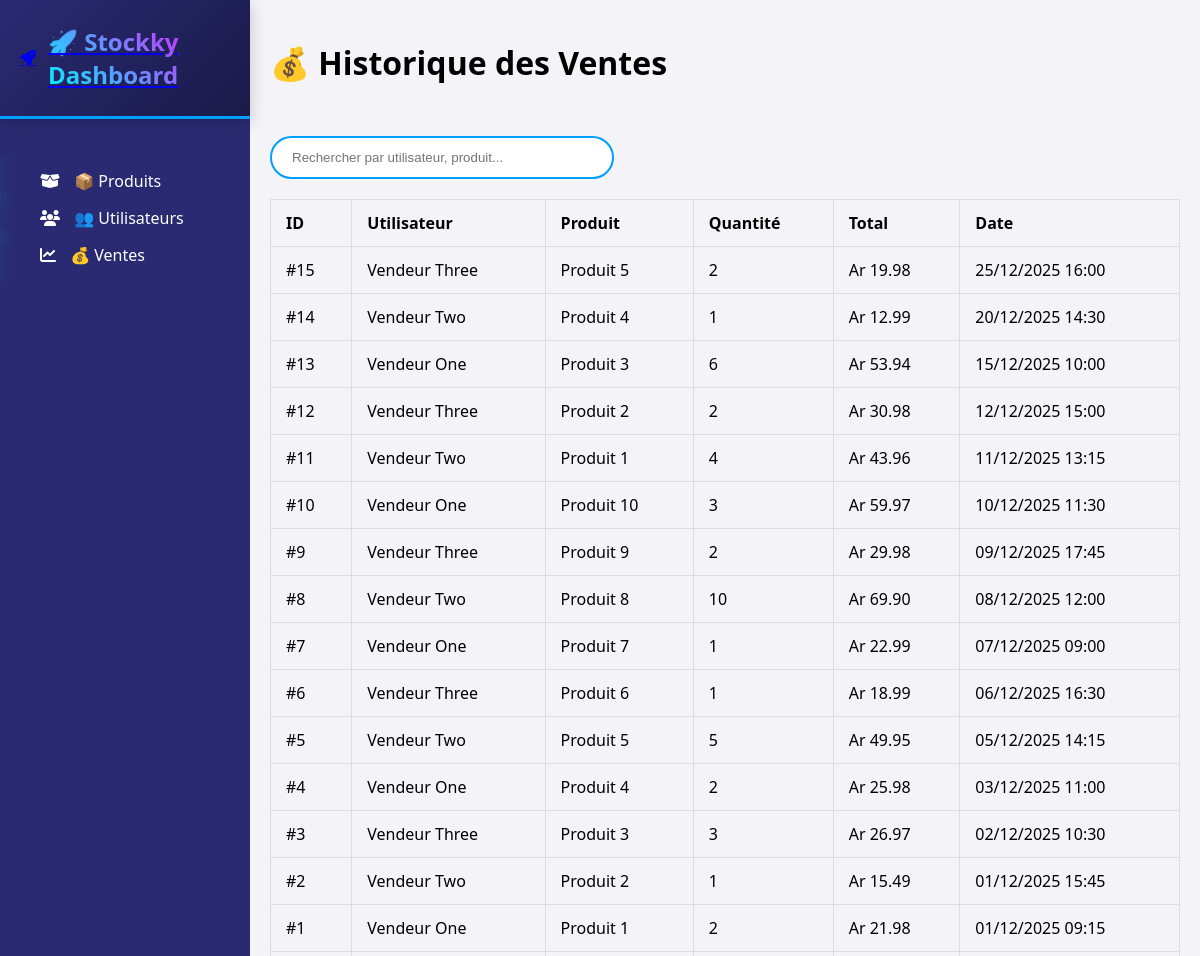
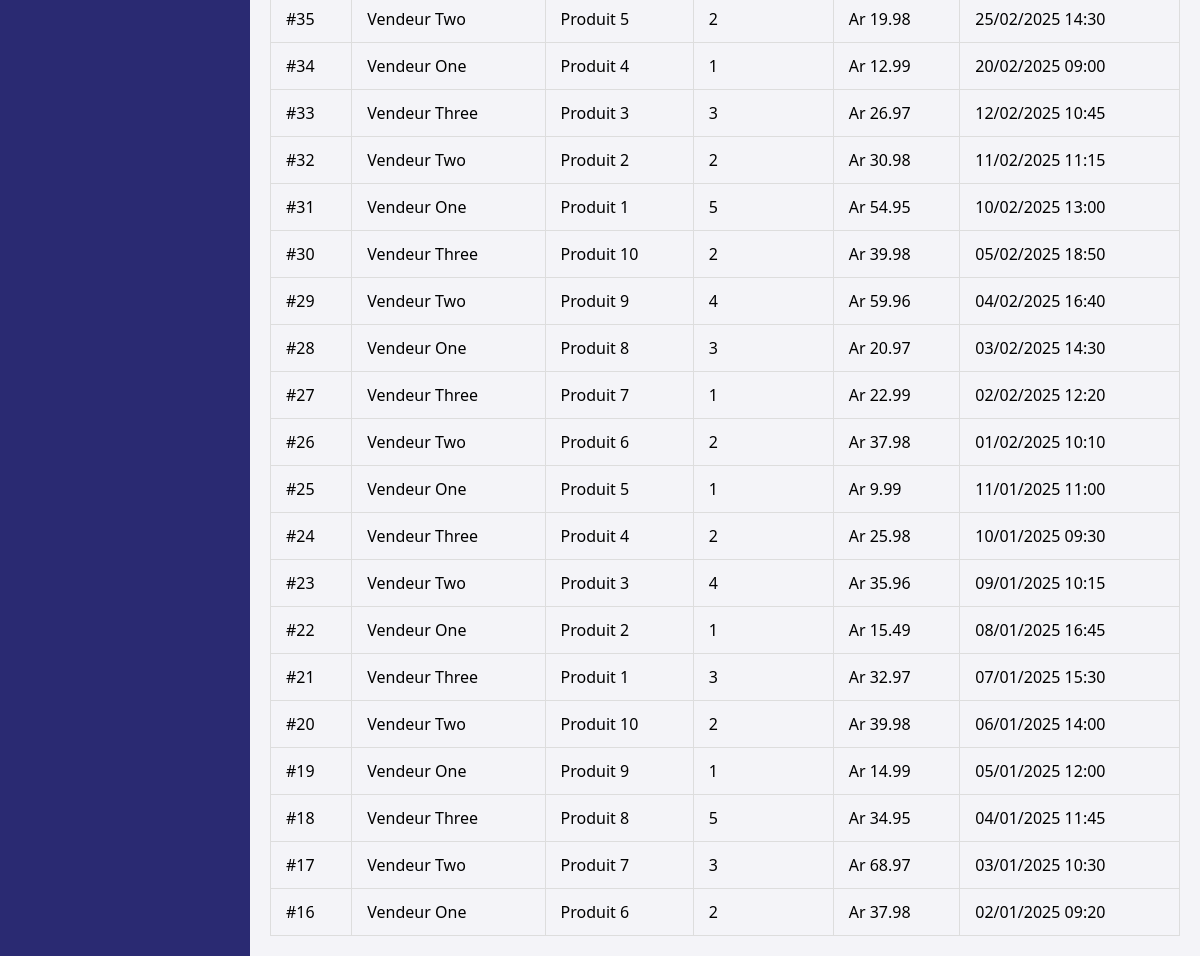
The page /sales.php on the database its author committed (2 pictures, top to bottom).
### tables this page shows
CREATE TABLE IF NOT EXISTS Ventes (
    id INT PRIMARY KEY AUTO_INCREMENT,
    user_id INT NOT NULL,
    product_id INT NOT NULL,
    quantite INT NOT NULL,
    prix_total DECIMAL(10,2) NOT NULL,
    created_at DATETIME DEFAULT CURRENT_TIMESTAMP,
    FOREIGN KEY (user_id) REFERENCES Utilisateur(id),
    FOREIGN KEY (product_id) REFERENCES Produit(id)
);

CREATE TABLE IF NOT EXISTS Utilisateur (
    id INT PRIMARY KEY AUTO_INCREMENT,
    nom VARCHAR(100) NOT NULL,
    email VARCHAR(100) UNIQUE NOT NULL,
    mot_de_passe VARCHAR(255) NOT NULL,
    role ENUM('admin', 'vendeur') DEFAULT 'vendeur',
    created_at DATETIME DEFAULT CURRENT_TIMESTAMP
);

CREATE TABLE IF NOT EXISTS Produit (
    id INT PRIMARY KEY AUTO_INCREMENT,
    nom VARCHAR(100) NOT NULL,
    categorie VARCHAR(50) NOT NULL,
    reference VARCHAR(50) NOT NULL,
    prix DECIMAL(10,2) NOT NULL,
    quantite INT NOT NULL DEFAULT 0,
    fournisseur VARCHAR(100),
    created_at DATETIME DEFAULT CURRENT_TIMESTAMP,
    updated_at DATETIME ON UPDATE CURRENT_TIMESTAMP
);

### sales.php (the view, shortened to what this page needs)
<?php
require_once 'includes/db.php';
try {
    $stmt = $pdo->query("SELECT v.*, u.nom AS user_nom, p.nom AS product_nom
                          FROM Ventes v
                          JOIN Utilisateur u ON v.user_id = u.id
                          JOIN Produit p ON v.product_id = p.id
                          ORDER BY v.created_at DESC");
    $sales = $stmt->fetchAll(PDO::FETCH_ASSOC);
} catch(PDOException $e) {
    die("Erreur de base de données : " . $e->getMessage());
}
?>
<!DOCTYPE html>
<html lang="fr">
<head>
    <link rel="stylesheet" href="/fonts/css/all.css">
    <link rel="stylesheet" href="styles/dashboard.css">
</head>
<body>
    <?php include 'includes/sidebar.php'; ?>
    <div class="main-content">
        <header class="dashboard-header">
            <h1>💰 Historique des Ventes</h1>
        </header>
        <div class="search-bar">
            <input type="text" id="salesSearch" placeholder="Rechercher par utilisateur, produit...">
        </div>
        <div class="table-container">
            <table class="animated-table">
                <thead>
                    <tr>
                        <th>ID</th>
                        <th>Utilisateur</th>
                        <th>Produit</th>
                        <th>Quantité</th>
                        <th>Total</th>
                        <th>Date</th>
                    </tr>
                </thead>
                <tbody id="salesTable">
                    <?php foreach ($sales as $sale): ?>
                    <tr data-id="<?= $sale['id'] ?>">
                        <td>#<?= $sale['id'] ?></td>
                        <td><?= htmlspecialchars($sale['user_nom']) ?></td>
                        <td><?= htmlspecialchars($sale['product_nom']) ?></td>
                        <td><?= $sale['quantite'] ?></td>
                        <td>Ar <?= number_format($sale['prix_total'], 2) ?></td>
                        <td><?= date('d/m/Y H:i', strtotime($sale['created_at'])) ?></td>
                    </tr>
                    <?php endforeach; ?>
                </tbody>
            </table>
        </div>
    </div>
</body>
</html>

### styles/dashboard.css (style rules this page uses)
:root { --primary: #2A2A72; --secondary: #009FFD; --accent: #FF0076; --light: #F4F4F8; }
body { margin: 0; font-family: 'Segoe UI', sans-serif; background: var(--light); }
.main-content { margin-left: 250px; transition: 0.3s; padding: 20px; }
.dashboard-header { display: flex; justify-content: space-between; align-items: center; margin-bottom: 30px; }
.search-bar { display: flex; gap: 15px; margin-bottom: 25px; }
.search-bar input { padding: 12px 20px; border: 2px solid var(--secondary); border-radius: 25px; width: 300px; transition: all 0.3s ease; }
.animated-table { width: 100%; border-collapse: collapse; animation: slideIn 0.5s ease-out; }
.animated-table tr { border-bottom: 1px solid #eee; transition: all 0.3s ease; }

### sales.php (style rules this page uses)
.table-container { overflow-x: auto; margin-top: 20px; }
.animated-table { width: 100%; border-collapse: collapse; table-layout: auto; }
.animated-table th, .animated-table td { padding: 12px 15px; text-align: left; border: 1px solid #ddd; word-wrap: break-word; }
.search-bar { display: flex; gap: 15px; margin: 20px 0; }
.search-bar input { padding: 12px 20px; border: 2px solid var(--secondary); border-radius: 25px; width: 300px; transition: all 0.3s ease; }

### rows shown on the page
ventes: id "15", user.nom "Vendeur Three", product.nom "Produit 5", quantite "2", prix_total "19.98", created_at "25/12/2025 16:00"
ventes: id "14", user.nom "Vendeur Two", product.nom "Produit 4", quantite "1", prix_total "12.99", created_at "20/12/2025 14:30"
ventes: id "13", user.nom "Vendeur One", product.nom "Produit 3", quantite "6", prix_total "53.94", created_at "15/12/2025 10:00"
ventes: id "12", user.nom "Vendeur Three", product.nom "Produit 2", quantite "2", prix_total "30.98", created_at "12/12/2025 15:00"
ventes: id "11", user.nom "Vendeur Two", product.nom "Produit 1", quantite "4", prix_total "43.96", created_at "11/12/2025 13:15"
ventes: id "10", user.nom "Vendeur One", product.nom "Produit 10", quantite "3", prix_total "59.97", created_at "10/12/2025 11:30"
ventes: id "9", user.nom "Vendeur Three", product.nom "Produit 9", quantite "2", prix_total "29.98", created_at "09/12/2025 17:45"
ventes: id "8", user.nom "Vendeur Two", product.nom "Produit 8", quantite "10", prix_total "69.90", created_at "08/12/2025 12:00"
ventes: id "7", user.nom "Vendeur One", product.nom "Produit 7", quantite "1", prix_total "22.99", created_at "07/12/2025 09:00"
ventes: id "6", user.nom "Vendeur Three", product.nom "Produit 6", quantite "1", prix_total "18.99", created_at "06/12/2025 16:30"
ventes: id "5", user.nom "Vendeur Two", product.nom "Produit 5", quantite "5", prix_total "49.95", created_at "05/12/2025 14:15"
ventes: id "4", user.nom "Vendeur One", product.nom "Produit 4", quantite "2", prix_total "25.98", created_at "03/12/2025 11:00"
ventes: id "3", user.nom "Vendeur Three", product.nom "Produit 3", quantite "3", prix_total "26.97", created_at "02/12/2025 10:30"
ventes: id "2", user.nom "Vendeur Two", product.nom "Produit 2", quantite "1", prix_total "15.49", created_at "01/12/2025 15:45"
ventes: id "1", user.nom "Vendeur One", product.nom "Produit 1", quantite "2", prix_total "21.98", created_at "01/12/2025 09:15"
ventes: id "35", user.nom "Vendeur Two", product.nom "Produit 5", quantite "2", prix_total "19.98", created_at "25/02/2025 14:30"
ventes: id "34", user.nom "Vendeur One", product.nom "Produit 4", quantite "1", prix_total "12.99", created_at "20/02/2025 09:00"
ventes: id "33", user.nom "Vendeur Three", product.nom "Produit 3", quantite "3", prix_total "26.97", created_at "12/02/2025 10:45"
ventes: id "32", user.nom "Vendeur Two", product.nom "Produit 2", quantite "2", prix_total "30.98", created_at "11/02/2025 11:15"
ventes: id "31", user.nom "Vendeur One", product.nom "Produit 1", quantite "5", prix_total "54.95", created_at "10/02/2025 13:00"
ventes: id "30", user.nom "Vendeur Three", product.nom "Produit 10", quantite "2", prix_total "39.98", created_at "05/02/2025 18:50"
ventes: id "29", user.nom "Vendeur Two", product.nom "Produit 9", quantite "4", prix_total "59.96", created_at "04/02/2025 16:40"
ventes: id "28", user.nom "Vendeur One", product.nom "Produit 8", quantite "3", prix_total "20.97", created_at "03/02/2025 14:30"
ventes: id "27", user.nom "Vendeur Three", product.nom "Produit 7", quantite "1", prix_total "22.99", created_at "02/02/2025 12:20"
ventes: id "26", user.nom "Vendeur Two", product.nom "Produit 6", quantite "2", prix_total "37.98", created_at "01/02/2025 10:10"
ventes: id "25", user.nom "Vendeur One", product.nom "Produit 5", quantite "1", prix_total "9.99", created_at "11/01/2025 11:00"
ventes: id "24", user.nom "Vendeur Three", product.nom "Produit 4", quantite "2", prix_total "25.98", created_at "10/01/2025 09:30"
ventes: id "23", user.nom "Vendeur Two", product.nom "Produit 3", quantite "4", prix_total "35.96", created_at "09/01/2025 10:15"
ventes: id "22", user.nom "Vendeur One", product.nom "Produit 2", quantite "1", prix_total "15.49", created_at "08/01/2025 16:45"
ventes: id "21", user.nom "Vendeur Three", product.nom "Produit 1", quantite "3", prix_total "32.97", created_at "07/01/2025 15:30"
ventes: id "20", user.nom "Vendeur Two", product.nom "Produit 10", quantite "2", prix_total "39.98", created_at "06/01/2025 14:00"
ventes: id "19", user.nom "Vendeur One", product.nom "Produit 9", quantite "1", prix_total "14.99", created_at "05/01/2025 12:00"
ventes: id "18", user.nom "Vendeur Three", product.nom "Produit 8", quantite "5", prix_total "34.95", created_at "04/01/2025 11:45"
ventes: id "17", user.nom "Vendeur Two", product.nom "Produit 7", quantite "3", prix_total "68.97", created_at "03/01/2025 10:30"
ventes: id "16", user.nom "Vendeur One", product.nom "Produit 6", quantite "2", prix_total "37.98", created_at "02/01/2025 09:20"
